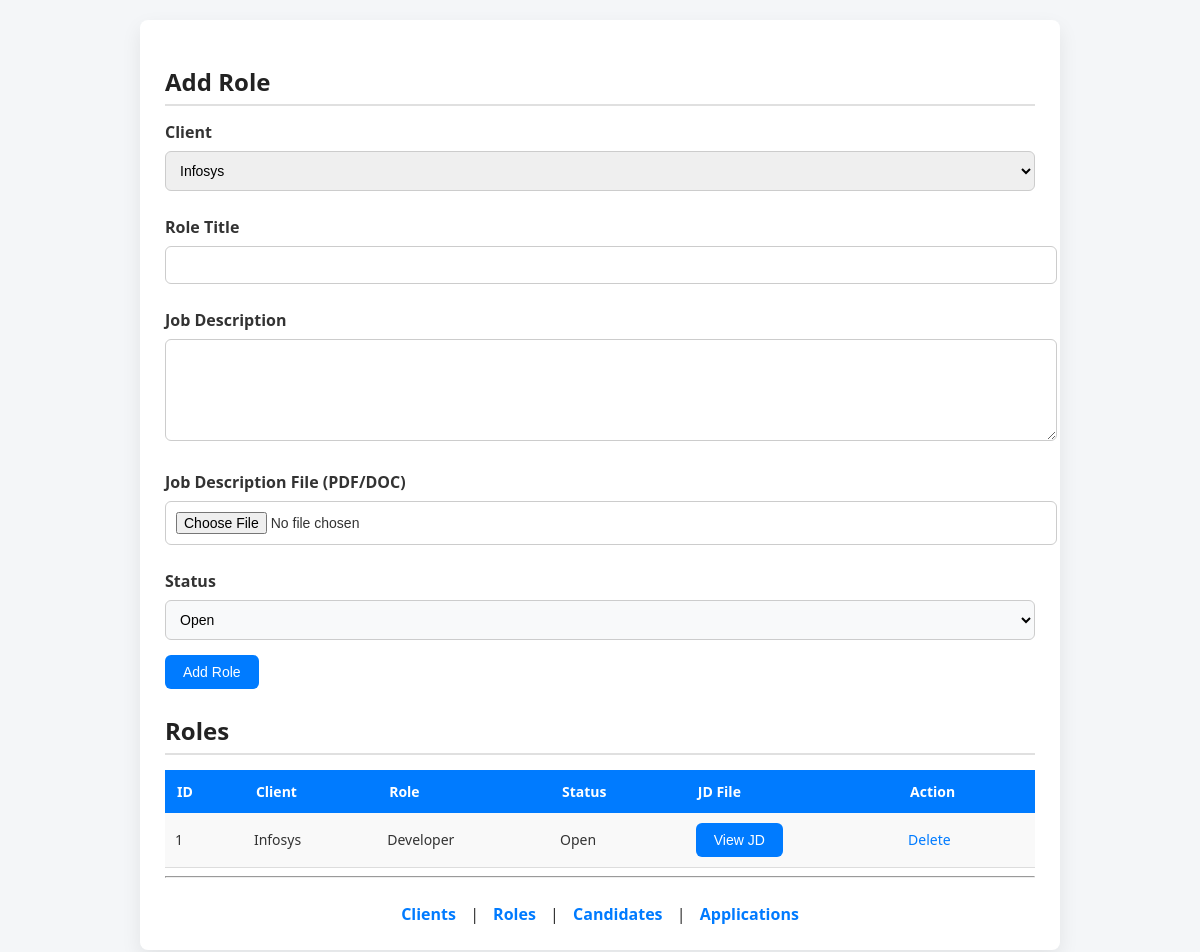
/roles, run on the app's committed database.
### tables this page shows
CREATE TABLE Role (
    role_id INTEGER PRIMARY KEY AUTOINCREMENT,
    client_id INTEGER,
    title TEXT COLLATE NOCASE,
    jd_text TEXT,
    jd_file_path TEXT,
    status TEXT,
    FOREIGN KEY (client_id) REFERENCES Client(client_id),
    UNIQUE(client_id, title)
);

CREATE TABLE Client (
    client_id INTEGER PRIMARY KEY AUTOINCREMENT,
    name TEXT COLLATE NOCASE UNIQUE
);

### app.py (the view, shortened to what this page needs)
@app.route("/roles", methods=["GET", "POST"])
def roles():
    db = get_db()
    cur = db.cursor()
    roles = cur.execute("""
        SELECT Role.role_id,
               Client.name,
               Role.title,
               Role.status,
               Role.jd_file_path
        FROM Role
        JOIN Client ON Role.client_id = Client.client_id
    """).fetchall()
    clients = cur.execute("SELECT * FROM Client").fetchall()
    db.close()
    return render_template("roles.html", roles=roles, clients=clients)

### app.py (called while the page is built)
def get_db():
    return sqlite3.connect("database.db")

### templates/roles.html (shortened to what this page needs)
<!doctype html>
<html>
  <head>
    <link
      rel="stylesheet"
      href="{{ url_for('static', filename='style.css') }}"
    />
  </head>
  <body>
    <div class="container">
      <h2>Add Role</h2>
      <form method="post" enctype="multipart/form-data">
        <label>Client</label>
        <select name="client_id">
          {% for c in clients %}
          <option value="{{ c[0] }}">{{ c[1] }}</option>
          {% endfor %}
        </select>
        <label>Role Title</label>
        <input type="text" name="title" />
        <label>Job Description</label>
        <textarea name="jd_text"></textarea>
        <label>Job Description File (PDF/DOC)</label>
        <input type="file" name="jd_file" accept=".pdf,.doc,.docx" />
        <label>Status</label>
        <select name="status">
          <option>Open</option>
        </select>
        <button>Add Role</button>
      </form>
      <h2>Roles</h2>
      <table>
        <tr>
          <th>ID</th>
          <th>Client</th>
          <th>Role</th>
          <th>Status</th>
          <th>JD File</th>
          <th>Action</th>
        </tr>
        {% for r in roles %}
        <tr>
          <td>{{ r[0] }}</td>
          <td>{{ r[1] }}</td>
          <td>{{ r[2] }}</td>
          <td>{{ r[3] }}</td>
          <td>
            {% if r[4] %}
            <a href="/uploads/{{ r[4] }}" target="_blank">
              <button type="button">View JD</button>
            </a>
            {% else %} Not Uploaded {% endif %}
          </td>
          <td>
            <a
              href="/delete_role/{{ r[0] }}"
              onclick="
                return confirm('Are you sure you want to delete this role?');
              "
            >
              Delete
            </a>
          </td>
        </tr>
        {% endfor %}
      </table>
      <hr />
      <div class="nav">
        <a href="/clients">Clients</a> | <a href="/roles">Roles</a> |
        <a href="/candidates">Candidates</a> |
        <a href="/applications">Applications</a>
      </div>
    </div>
  </body>
</html>

### static/style.css (style rules this page uses)
body { font-family: "Segoe UI", Arial, sans-serif; background-color: #f4f6f8; margin: 0; padding: 20px; color: #333; }
h2 { color: #222; margin-bottom: 15px; border-bottom: 2px solid #e0e0e0; padding-bottom: 6px; }
.container { background: #ffffff; padding: 25px; border-radius: 8px; width: 75%; margin: auto; box-shadow: 0 8px 20px rgba(0, 0, 0, 0.08); }
form { margin-bottom: 25px; }
label { font-weight: 600; margin-top: 10px; display: block; }
input, textarea, select { padding: 10px; width: 100%; margin: 8px 0 15px 0; border: 1px solid #ccc; border-radius: 6px; font-size: 14px; }
textarea { min-height: 80px; resize: vertical; }
button { background-color: #007bff; color: white; padding: 9px 18px; border: none; border-radius: 6px; font-size: 14px; cursor: pointer; transition: background-color 0.2s ease, transform 0.1s ease; }
table { width: 100%; border-collapse: collapse; margin-top: 10px; font-size: 14px; }
table th { background-color: #007bff; color: white; padding: 12px; text-align: left; }
table td { padding: 10px; border-bottom: 1px solid #ddd; }
table tr:nth-child(even) { background-color: #f9f9f9; }
a { color: #007bff; text-decoration: none; font-weight: 500; }
.nav { margin-top: 25px; text-align: center; }
.nav a { margin: 0 10px; font-weight: 600; }
select[name="status"] { background-color: #f8f9fa; cursor: pointer; }

### data on the page
Role: role_id "1", name "Infosys", title "Developer", status "Open"

### other printed values
form field client_id "Infosys"
